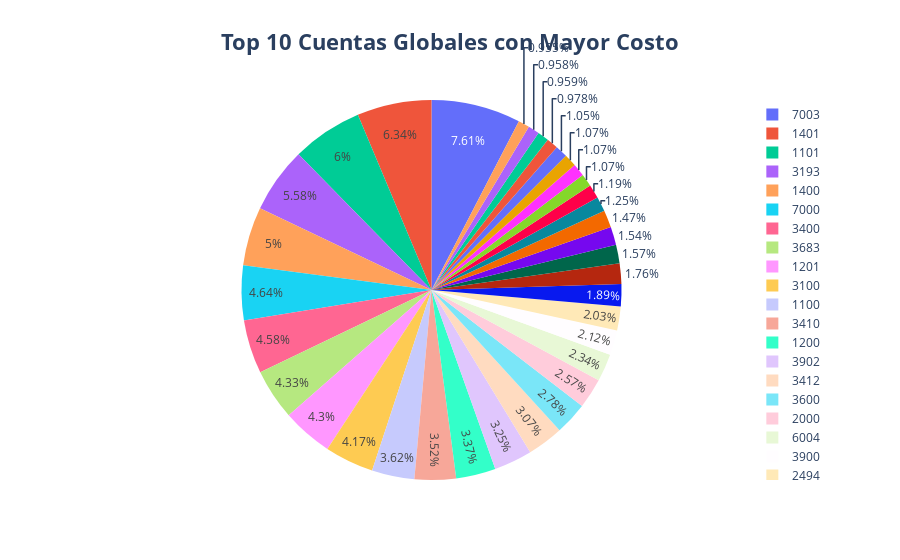

Write notebook code for a chart like this one.
### Markdown cell above
Se muestran las 10 cuentas con mayor ahorro con respecto al presupuesto asignado. El objetivo principal es visualizar cuáles han tenido una ejecución presupuestal más baja, lo que puede indicar una mala gestión de recursos, un subejercicio o incluso una sobreestimación del presupuesto original.

### Code cell
df["CUENTA_GLOBAL"] = df["ACCT"].astype(str).str.extract(r"^(\d{4})")

df_pie = df.groupby("CUENTA_GLOBAL", as_index=False)["COST TO DATE"].sum().sort_values("COST TO DATE", ascending=False).head(35)

fig = px.pie(df_pie, names="CUENTA_GLOBAL", values="COST TO DATE",title="<b>Top 10 Cuentas Globales con Mayor Costo</b>")

fig.update_layout(title={'x':0.5}, title_font_size=22)
fig.show()

### Figure 1 — Plotly figure (JSON) as saved in the notebook; plotly's stock layout.template omitted (floating-point values rounded to 4 significant figures)
{"data": [{"domain": {"x": [0, 1], "y": [0, 1]}, "hovertemplate": "CUENTA_GLOBAL=%{label}<br>COST TO DATE=%{value}<extra></extra>", "labels": ["7003", "1401", "1101", "3193", "1400", "7000", "3400", "3683", "1201", "3100", "1100", "3410", "1200", "3902", "3412", "3600", "2000", "6004", "3900", "2494", "2400", "5000", "1301", "6000", "2103", "5022", "1499", "1403", "2794", "2700", "4180", "5001", "7201", "1300", "3632"], "legendgroup": "", "name": "", "showlegend": true, "type": "pie", "values": [21150000.0, 17610000.0, 16680000.0, 15510000.0, 13900000.0, 12900000.0, 12720000.0, 12040000.0, 11960000.0, 11600000.0, 10070000.0, 9785000.0, 9361000.0, 9032000.0, 8540000.0, 7730000.0, 7144000.0, 6517000.0, 5884000.0, 5630000.0, 5254000.0, 4889000.0, 4368000.0, 4292000.0, 4084000.0, 3476000, 3300000.0, 2984000.0, 2977000.0, 2967000.0, 2923000.0, 2718500, 2665000.0, 2664000.0, 2655000.0]}], "layout": {"legend": {"tracegroupgap": 0}, "title": {"font": {"size": 22}, "text": "<b>Top 10 Cuentas Globales con Mayor Costo</b>", "x": 0.5}}}
